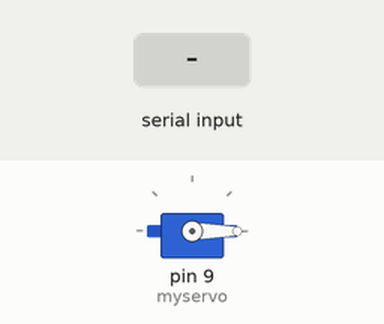
The sketch below on a simulated Arduino Uno, built with avr-gcc and run on an emulated ATmega328P. Shown: servo. Inputs (shaded band) come from the test bench.

Above: at 1.2 s.
1.3 s: "1" received over the second serial link
At 2.2 s:
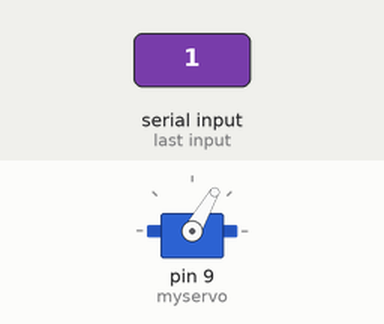
3.2 s: "1" received over the second serial link
At 3.66 s:
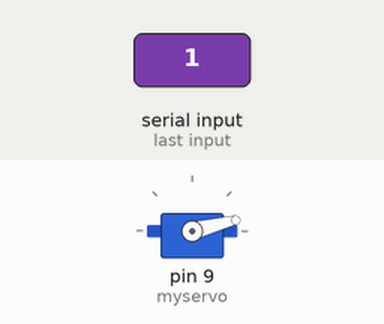
Timing chart, 0 to 6.2 s (numbered marks = the images above; inputs shaded):
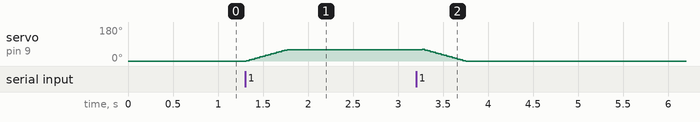

Measured:
- after the input at 1.3 s, servo on pin 9 (myservo): moves from 0° to 60° over 0.45 s, starting at once

The sketch:

CatFeeder.ino
```cpp
#include <Servo.h>
#include <SoftwareSerial.h>
SoftwareSerial Bluetooth(0, 1); // RX, TX

Servo myservo;  // create servo object

int pos = 0;    // variable to store the servo position
int data;       // variable to store recieved data
int openclosed = 0; // variable that indicates whether the container is open (1) or closed (0)

void setup() {
  pos = 0;
  openclosed = 0;
  Bluetooth.begin(9600);
  Serial.begin(9600);
  // attaches the servo to pin 9
  myservo.attach(9);
  myservo.write(pos);
}

void loop() {
  // Check if data is available on the serial port
  if (Bluetooth.available()){ //wait for data to be received
    data = Bluetooth.read();
    if(data == '1'){ // 1 = open/close command
      openclosed = !openclosed; // if it was open, then close it an
      if(openclosed == 1) {
        for (int p = pos; pos <= 60; pos += 2) { // pos goes from 0 degrees to 60 degrees in steps of 2 degrees
          myservo.write(pos);                    // tell servo to go to position pos
          delay(15);
        }
      } else if(openclosed == 0) {
        for (int p = pos; pos >= 0; pos -= 2) { // pos goes from 60 degrees to 0 degrees
          myservo.write(pos);                  // tell servo to go to position pos
          delay(15);
        }
      }
    }
  }
  delay(100);
}
```
